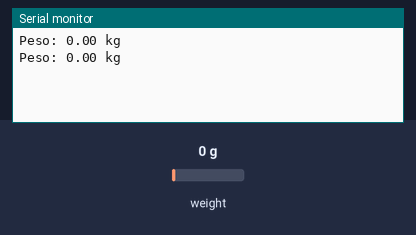
Simulated run of this sketch. Board: ESP32. On the bench: the last lines printed to the serial monitor. The test bench sets the inputs (shaded band); at power-on: weight on the scale 0 g.

Above: at 3.0 s.
3.1 s: weight on the scale set to 100 g
At 5.3 s:
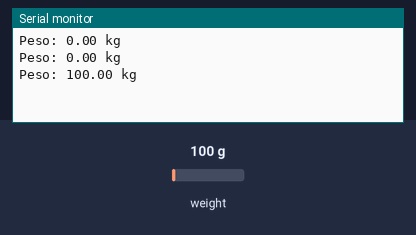
5.9 s: weight on the scale set to 1250 g
At 6.9 s:
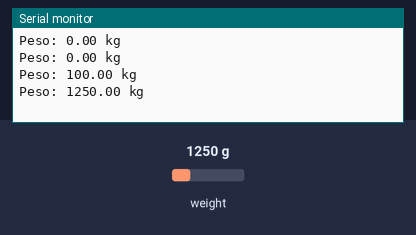
Timing chart, 0 to 8.9 s (numbered marks = the images above; inputs shaded):
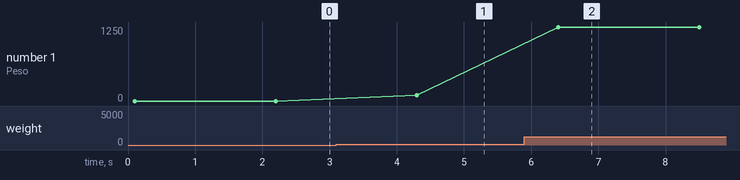

Measured:
- after the input at 3.1 s, the serial monitor: prints a new line after 1.2 s (image 1)
- after the input at 5.9 s, the serial monitor: prints a new line after 0.50 s (image 2)
- plotted number 1: 0 → 100 after the input at 3.1 s, 100 → 1250 after the input at 5.9 s

The sketch:

sketch.ino
```cpp
//Incluyo librería.
#include <HX711.h>

//Creo el objeto.
HX711 sensorPeso;

//Pines.
const int sensor_dt = 2;
const int sensor_sck = 4;

//Variable para almacenar el peso.
float peso;

void setup() {

  Serial.begin(115200);

  //Inicializo el sensor.
  sensorPeso.begin(sensor_dt, sensor_sck);

}

void loop() {

    //Si el sensor está listo para realizar la lectura, realiza
    //la lectura con sensorPeso.read().
    if (sensorPeso.is_ready()) {

    long lectura = sensorPeso.read();

    //Aplico factor de escala.
    peso = lectura*(50.0/21000.0);

    Serial.print("Peso: ");
    Serial.print(peso);
    Serial.println(" kg");

  }

  delay(2000);

}
```
